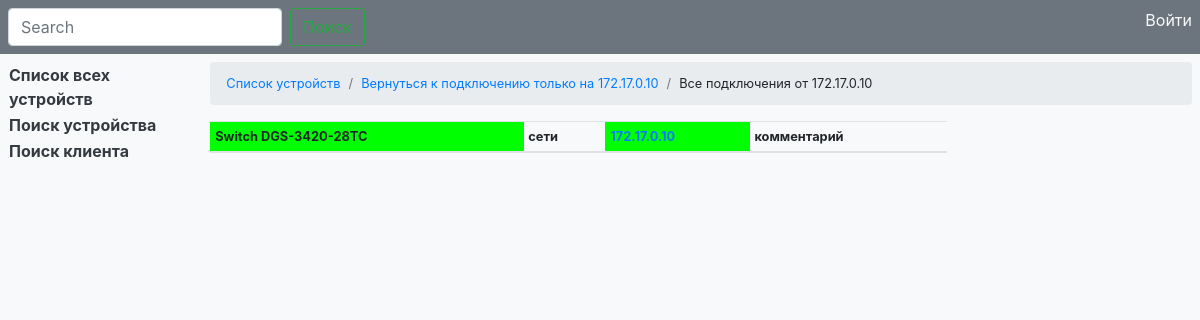
Before: /connection/8/all_connection with the older database file.
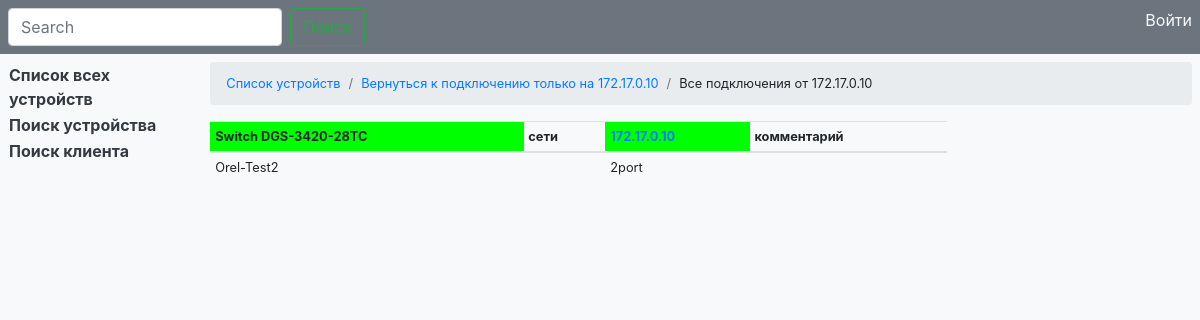
After: the same page with the newer database file.
### models_device/models.py (models this page shows, shortened)
class Device(models.Model):
    model = models.ForeignKey(ModelDevices, null=True, on_delete=models.SET_NULL, help_text='модель устройства', verbose_name='Модель')
    ip = models.GenericIPAddressField(unique=True, help_text='IP нового устройства', verbose_name='IP устройства')
    incoming_port = models.CharField(max_length=10, help_text='приходящий порт', default=1, verbose_name='Приходящий порт')
    up_connect_ip = models.GenericIPAddressField(validators=[validate_up_connect_ip], help_text='IP устройства от которого подключено', verbose_name='IP вышестоящего')
    up_connect_port = models.CharField(max_length=10, help_text='порт подключения на вышестоящем устройстве', default=1, verbose_name='Порт вышестоящего')
    city = models.ForeignKey(Cities, on_delete=models.PROTECT, help_text='город подключения', verbose_name='Город')
    comment = models.TextField(blank=True, verbose_name='Комментарий', help_text='комментарий')
    update = models.DateTimeField(auto_now=True)
    class Meta:
        verbose_name = 'Установленное оборудование'
        verbose_name_plural = 'Установленное оборудование'

class ModelDevices(models.Model):
    type = models.CharField(max_length=30, verbose_name='Тип устройства')
    model = models.CharField(max_length=30, help_text='модель устройства', verbose_name='Модель')
    ports = models.PositiveSmallIntegerField(help_text='количество портов', verbose_name='Портов')
    template = models.CharField(max_length=50,help_text='имя файла с шаблоном', verbose_name='Шаблон')
    comment = models.TextField(blank=True, verbose_name='Комментарий', help_text='комментарий')
    class Meta:
        verbose_name = 'Тип и модель оборудования'
        verbose_name_plural = 'Типы и модели оборудования'
        ordering = ['model']

### connection_on_device/models.py (models this page shows, shortened)
class ConnectionOnDevice(models.Model):
    id_dev = models.ForeignKey(Device, on_delete=models.CASCADE,
        help_text='ID оборудования, к которому подключен клиент/устройство')
    port = models.CharField(max_length=10, help_text='Порт подключения')
    connected = models.CharField(max_length=40, help_text='Что подключено к порту')
    vlan = models.CharField(max_length=5, default='Null', help_text='vlan клиента, если есть')
    ip_client = models.TextField(blank=True, verbose_name='IP клиента', help_text='IP/сети выделенные клиенту через ";"')
    comment = models.TextField(blank=True, help_text='Комментарий')
    date = models.DateTimeField(auto_now_add=True, help_text='Дата добавления')
    update = models.DateTimeField(auto_now=True, help_text='Дата изменения')
    class Meta:
    	verbose_name = "Подключенное оборудование/клиенты"
    	verbose_name_plural = "Подключенное оборудование/клиенты"

### connection_on_device/views.py (the view)
# urls.py: path('<int:id_dev>/all_connection', views.all_connection, name='all_connection'),
def all_connection(request, id_dev):
    connections_dev = []
    try:
        dev = Device.objects.get(pk=id_dev)
    except Device.DoesNotExist:
        raise Http404('Device not found!')
    source_connect = dev
    connections = all_connection_port(dev, connections_dev)
    return render(request, "all_connection_from.html", {
        "connections":connections,
        "source":source_connect
        })

### connection_on_device/views.py (called while the page is built)
def serch_connect(connect_on_port):
    ip_pattern = '\d{1,3}\.\d{1,3}\.\d{1,3}\.\d{1,3}'
    _search = re.search(ip_pattern, connect_on_port)
    if _search is not None:
        result = Device.objects.get(ip=_search.group())
    else:
        result = False
    return result

### connection_on_device/templates/all_connection_from.html (shortened to what this page needs)
{% extends "base.html" %}
{% block head %}
		<nav aria-label="breadcrumb">
		  <ol class="breadcrumb">
		  	<li class="breadcrumb-item"><a href="{% url 'device' %}">Список устройств</a></li>
		  	<li class="breadcrumb-item"><a href="{% url 'connections_on_dev' source.pk %}">Вернуться к подключению только на {{ source.ip }} </a></li>
		    <li class="breadcrumb-item">Все подключения от {{ source.ip }} {{ source.comment }} </li>
		  </ol>
		</nav>
{% endblock %}
{% block main %}
		<table class="table table-sm table-hover w-75">
		{% for dev, color, connect in connections %}
			<thead>
			<tr>
				<th bgcolor="{{ color }}">
					{{ dev.model.type }}&nbsp;{{ dev.model.model }}
				</th>
				<th>
					сети&nbsp;
				</th>
				<th bgcolor="{{ color }}">
					<a style="text-decoration:none;" href="{% url 'path_to_dev' dev.pk %}">{{ dev.ip }}</a>
				</th>
				<th>
					комментарий&nbsp;
				</th>
			</tr>
		</thead>
			{% for connection in connect %}
			<tr>
				<td>
					{{ connection.connected }}
				</td>
				<td>
				</td>
				<td>
					{{ connection.port }}port{{ connection.vlan }}
				</td>
				<td>
				</td>
			</tr>
			{% endfor %}
		{% endfor %}
		</table>
{% endblock %}

Changed rows visible on the page:
added ConnectionOnDevice: connected "Orel-Test2", port "2"
